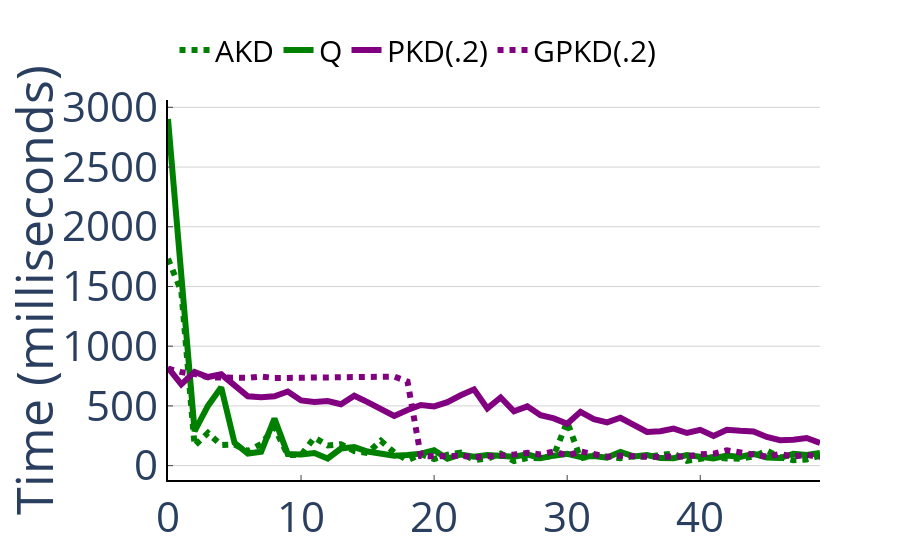

The notebook cell saved with this chart:
### Markdown cell above
On Table \ref{table:robustness} we can visualize that both progressive indexes are more robust (i.e. lower variance) than the adaptive indexes. Figure \ref{fig:robustness-per-query} presents a per query response time for each index, on the Uniform benchmark. The Adaptive Progressive KDTree does not have a huge variance until query 18 (when it converges), and is the more robust index, as expected. Followed by the Progressive KDTree, which is more robust than the the adaptive indexes, because it limits the number tuples reorganized but has no time limit for adaptation. Then, the adaptive indexes, which have no limitations on amount of data reorganized or time spent, hence their robustness is dependent on the workload.

### Code cell
a = per_query('Uniform8', ['CrackingKDTree', 'Quasii', 'ProgressiveIndex','ProgressiveIndexCostModel'], 50)
a.update_layout(yaxis=dict(
        type='linear',
#         tickmode = 'linear',
#         tick0=0.0,
#         dtick = 1
    ))
a.update_layout(legend_orientation="h", legend=dict(x=.01, y=1.2))
save_figure(a, 'robustness-per-query.pdf')
a

### Figure 1 — Plotly figure (JSON) as saved in the notebook; plotly's stock layout.template omitted (floating-point values rounded to 4 significant figures)
{"data": [{"line": {"dash": "dot", "width": 6}, "marker": {"color": "green"}, "mode": "lines", "name": "AKD", "type": "scatter", "x": [0, 1, 2, 3, 4, 5, 6, 7, 8, 9, 10, 11, 12, 13, 14, 15, 16, 17, 18, 19, 20, 21, 22, 23, 24, 25, 26, 27, 28, 29, 30, 31, 32, 33, 34, 35, 36, 37, 38, 39, 40, 41, 42, 43, 44, 45, 46, 47, 48, 49], "y": [1733.0, 1458.0, 165.8, 274.2, 171.6, 176.4, 122.3, 181.2, 318.5, 88.18, 89.33, 234.7, 169.5, 179.5, 121.5, 105.8, 208.9, 111.0, 44.61, 95.81, 55.21, 91.71, 108.5, 47.12, 58.31, 101.5, 38.82, 64.19, 62.03, 87.32, 367.8, 59.77, 85.8, 75.21, 62.59, 78.03, 74.17, 88.75, 101.9, 39.8, 60.19, 72.59, 59.72, 58.29, 75.95, 125.4, 70.02, 44.56, 52.12, 83.13]}, {"line": {"dash": "solid", "width": 6}, "marker": {"color": "green"}, "mode": "lines", "name": "Q", "type": "scatter", "x": [0, 1, 2, 3, 4, 5, 6, 7, 8, 9, 10, 11, 12, 13, 14, 15, 16, 17, 18, 19, 20, 21, 22, 23, 24, 25, 26, 27, 28, 29, 30, 31, 32, 33, 34, 35, 36, 37, 38, 39, 40, 41, 42, 43, 44, 45, 46, 47, 48, 49], "y": [2902.0, 1584.0, 288.6, 500.2, 655.5, 190.2, 100.9, 115.5, 393.5, 96.79, 92.5, 105.0, 59.78, 143.6, 155.6, 117.9, 99.89, 82.43, 88.8, 100.7, 129.0, 58.16, 93.31, 74.52, 89.44, 81.21, 74.04, 95.15, 63.21, 83.56, 98.77, 73.34, 81.12, 67.14, 115.5, 77.08, 89.31, 63.47, 62.77, 89.18, 72.05, 60.24, 84.47, 73.39, 99.09, 68.72, 64.03, 99.82, 88.44, 105.6]}, {"line": {"dash": "solid", "width": 6}, "marker": {"color": "purple"}, "mode": "lines", "name": "PKD(.2)", "type": "scatter", "x": [0, 1, 2, 3, 4, 5, 6, 7, 8, 9, 10, 11, 12, 13, 14, 15, 16, 17, 18, 19, 20, 21, 22, 23, 24, 25, 26, 27, 28, 29, 30, 31, 32, 33, 34, 35, 36, 37, 38, 39, 40, 41, 42, 43, 44, 45, 46, 47, 48, 49], "y": [820.5, 680.1, 784.8, 741.9, 764.6, 664.5, 581.0, 572.8, 580.9, 620.4, 545.6, 531.9, 541.1, 514.2, 585.4, 531.5, 474.8, 416.5, 465.6, 508.0, 495.6, 531.9, 588.6, 638.5, 479.1, 570.3, 455.6, 496.6, 422.0, 395.1, 350.5, 450.4, 389.5, 361.8, 400.9, 346.7, 282.4, 288.7, 310.4, 273.2, 299.4, 249.1, 300.9, 292.3, 286.3, 240.2, 213.2, 217.2, 231.6, 190.1]}, {"line": {"dash": "dot", "width": 6}, "marker": {"color": "purple"}, "mode": "lines", "name": "GPKD(.2)", "type": "scatter", "x": [0, 1, 2, 3, 4, 5, 6, 7, 8, 9, 10, 11, 12, 13, 14, 15, 16, 17, 18, 19, 20, 21, 22, 23, 24, 25, 26, 27, 28, 29, 30, 31, 32, 33, 34, 35, 36, 37, 38, 39, 40, 41, 42, 43, 44, 45, 46, 47, 48, 49], "y": [812.2, 782.8, 768.3, 739.7, 738.1, 735.3, 734.5, 746.4, 733.6, 734.6, 735.7, 733.2, 745.2, 739.6, 735.6, 746.0, 743.3, 745.6, 704.1, 81.06, 78.13, 86.1, 83.51, 70.3, 76.02, 84.52, 92.69, 107.1, 93.79, 118.2, 84.33, 119.0, 93.06, 73.76, 82.66, 75.31, 73.64, 72.68, 77.15, 75.23, 95.03, 99.68, 128.5, 107.0, 87, 75.36, 97.13, 76.42, 91.44, 70.23]}], "layout": {"font": {"size": 42}, "legend": {"font": {"color": "black", "size": 30}, "orientation": "h", "x": 0.01, "y": 1.2}, "plot_bgcolor": "rgba(0,0,0,0)", "showlegend": true, "xaxis": {"linecolor": "black", "linewidth": 2, "showline": true, "ticklen": 5, "ticks": "inside", "zeroline": true}, "yaxis": {"gridcolor": "lightgrey", "gridwidth": 1, "linecolor": "black", "linewidth": 2, "showgrid": true, "showline": true, "ticklen": 5, "ticks": "inside", "title": {"text": "Time (milliseconds)"}, "type": "linear", "zeroline": false, "zerolinecolor": "rgba(0, 0, 0, 0)"}}}
